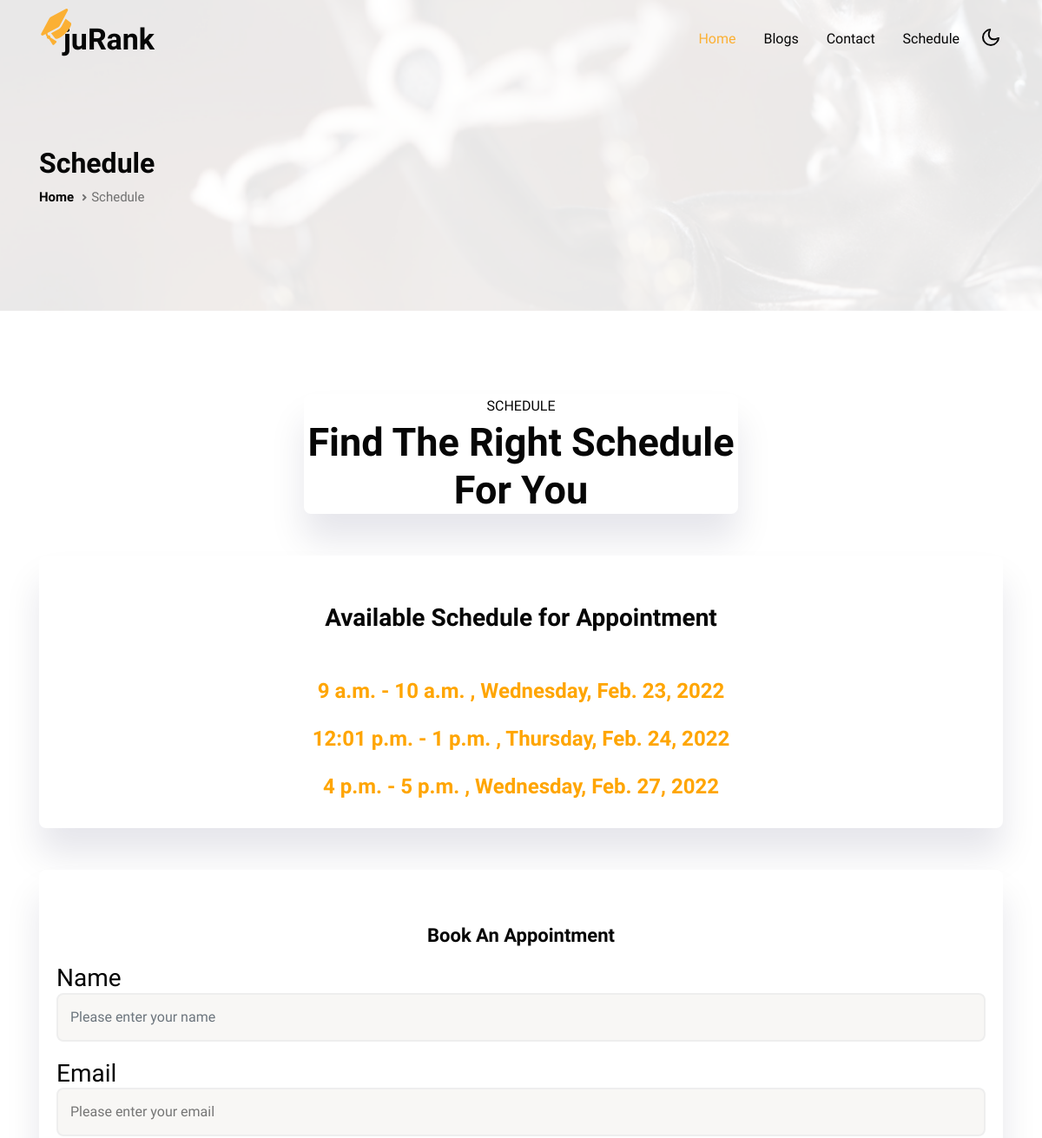
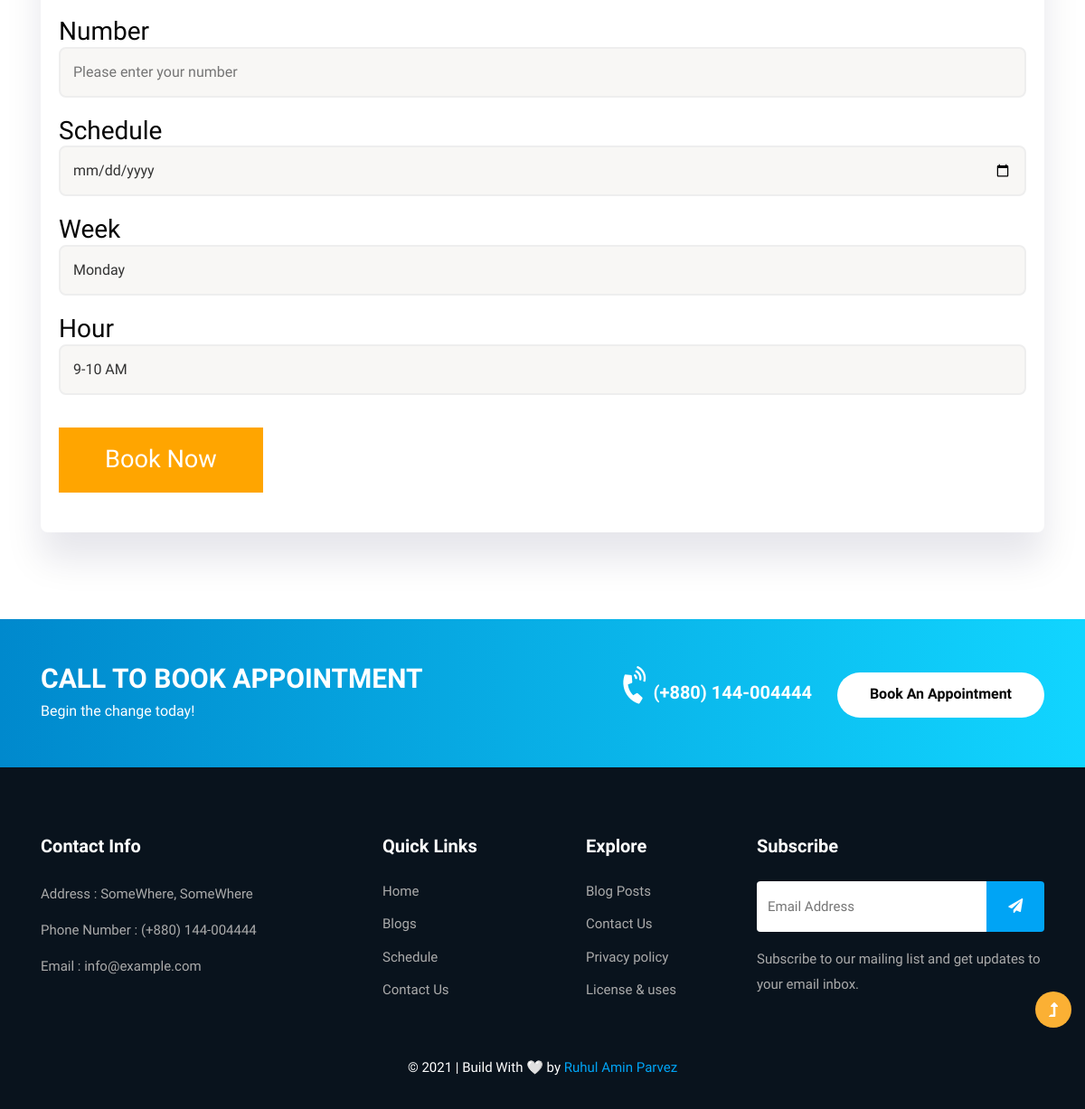
Page /schedule/ on the committed database (2 pictures, top to bottom).
### portfolio/models.py (models this page shows, shortened)
class Schedule(models.Model):
    class Meta:
        verbose_name_plural = 'Set Available Time For Appointments'
        verbose_name = 'Set Available Time For Appointment'
    s_time = models.TimeField(verbose_name="Start Time")
    e_time = models.TimeField(verbose_name="End Time")
    date = models.DateField(verbose_name="Date")
    day = models.CharField(verbose_name="Day",max_length=100)
    is_active = models.BooleanField(default=True)

### portfolio/views.py (the view)
# urls.py: path('schedule/', views.schedule, name='schedule'),
def schedule(request):
    schedule = Schedule.objects.filter(is_active=True)
    context = {'schedule': schedule}
    return render(request, 'portfolio/schedule.html', context)

### portfolio/templates/portfolio/schedule.html (shortened to what this page needs)
{% extends "portfolio/base.html" %}
{% load static %}
{% block content %}
<section class="inner-banner py-5">
    <div class="w3l-breadcrumb py-lg-5">
        <div class="container pt-4 pb-sm-4">
            <h4 class="inner-text-title pt-5">Schedule</h4>
            <ul class="breadcrumbs-custom-path">
                <li><a href="{% url 'home' %}">Home</a></li>
                <li class="active"><i
                        class="fas fa-angle-right"></i>Schedule
                </li>
            </ul>
        </div>
    </div>
</section>
<div class="w3l-grids-block-5 py-5">
    <div class="container py-md-5 py-4">
        <div class="title-main text-center coursecard-single mx-auto mb-md-5 mb-8"
            style="max-width:500px;">
            <p class="text-uppercase">Schedule</p>
            <h3 class="title-style">Find The Right Schedule For You</h3>
        </div>
            <div class="col-lg-12 col-md-12 mt-md-0 mt-8 mb-5">
                <div class="coursecard-single">
                    <div class="content-main-top">
                        <h3 class="title-style text-center" id="appointment"> Available Schedule for Appointment </h3>
                        {% for available_time in schedule %}
                        <h3 class="title-style text-center" id="set">{{available_time.s_time}} - {{available_time.e_time}} , {{available_time.day}}, {{available_time.date}} </h3>
                        {% endfor %}
                    </div>
                </div>
            </div>
            <div class="col-lg-12 col-md-12 mt-md-0 mt-4">
                <div class="coursecard-single">
                    <div class="content-main-top">
                        <h4 class="text-center"><a>Book An Appointment</a>
                        </h4>
                        <div class="col-lg-12">
                            <div class="box mb-4 mt-3">
                                <form action="" class="formm">
                                    <div class="inputBox">
                                        <h3>Name</h3>
                                        <input type="text"
                                            placeholder="Please enter your name"
                                            class="schedule form-control">
                                    </div>
                                    <div class="inputBox">
                                        <h3>Email</h3>
                                        <input type="email"
                                            placeholder="Please enter your email"
                                            class="schedule">
                                    </div>
                                    <div class="inputBox">
                                        <h3>Number</h3>
                                        <input type="text"
                                            placeholder="Please enter your number"
                                            class="schedule">
                                    </div>
                                    <div class="inputBox">
                                        <h3>Schedule</h3>
                                        <input type="date" class="schedule">
                                    </div>
                                    <div class="inputBox">
                                        <tr>
                                            <h3>Week</h3>
                                            <td>
                                                <select name="" id=""
                                                    class="schedule">
                                                    <option value="#">
                                                        Monday
                                                    </option>
                                                </select>
                                            </td>
                                        </tr>
                                    </div>
                                    <div class="inputBox">
                                        <tr>
                                            <h3>Hour</h3>
                                            <td>
                                                <select name="" id=""
                                                    class="schedule">
                                                    <option value="#"> 9-10
                                                        AM
                                                    </option>
                                                </select>
                                            </td>
                                        </tr>
                                    </div>
                                    <input type="submit" class="btn_book"
                                        value="Book Now">
                                </form>
                            </div>
                        </div>
                    </div>
                </div>
            </div>
        </div>
    </div>
{% endblock %}

### static/css/style.css (style rules this page uses)
:root { --orange:#ffa500; }
.btn_book { display: inline-block; margin-top: 1rem; background:var(--orange); color:#fff; padding:.8rem 3rem; border:.2rem solid var(--orange); cursor: pointer; font-size: 1.7rem; }
.formm { margin-top: 10px; }
.schedule { width: 100%; color: #333; background: #f8f7f5; font-size: 16px; padding: 14px; border: 2px solid var(--border-color-light); outline: none; margin-bottom: 20px; border-radius: var(--border-radius); }
#set { font-size: 24px; color: var(--orange); }
#appointment { font-size: 28px; font-weight: bold; color: var(--heading-color); margin-bottom: 30px; }

### rows in the picture
Schedule: s_time "9 a.m.", e_time "10 a.m.", day "Wednesday", date "Feb. 23, 2022"
Schedule: s_time "12:01 p.m.", e_time "1 p.m.", day "Thursday", date "Feb. 24, 2022"
Schedule: s_time "4 p.m.", e_time "5 p.m.", day "Wednesday", date "Feb. 27, 2022"
